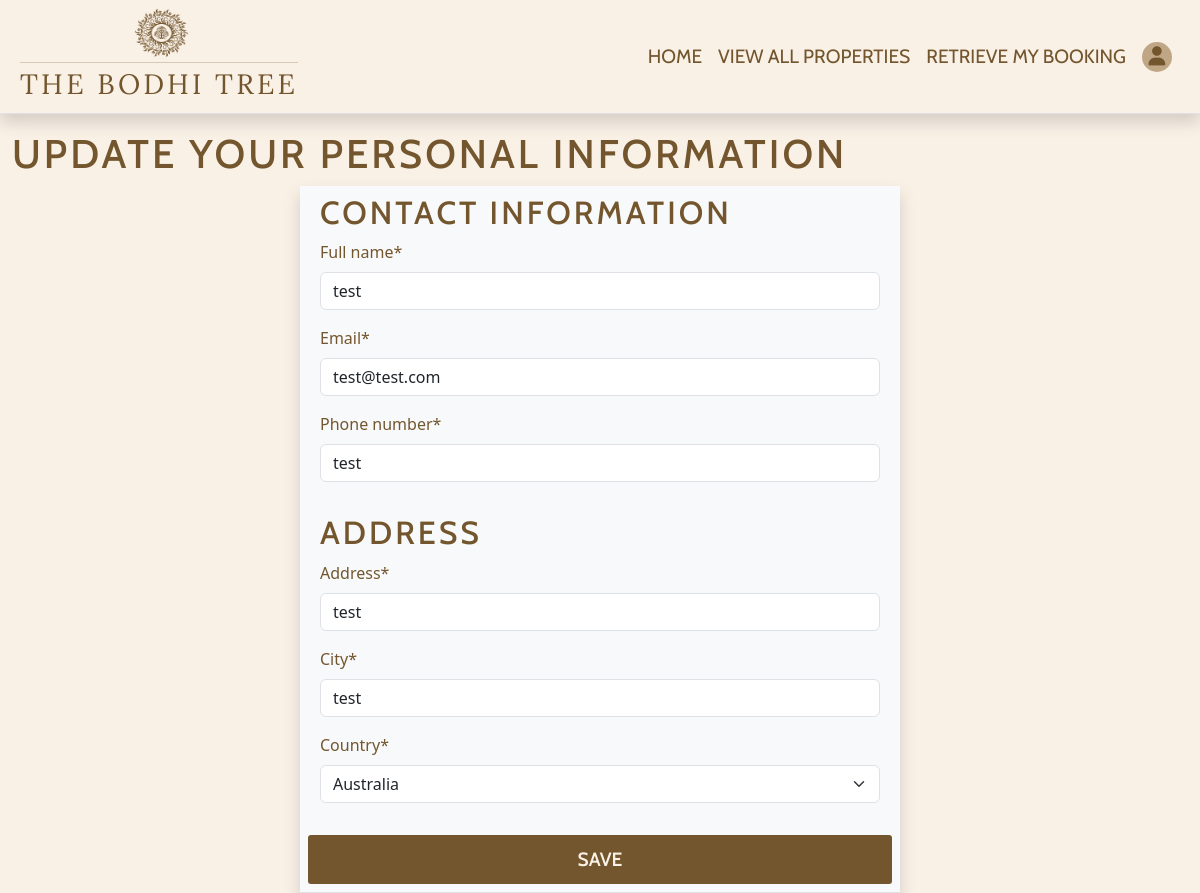
Screenshot of /booking/edit/7B0A044F58114359B11501736D5B97F4 with the database file from the repository.
### booking/models.py (models this page shows, shortened)
class Booking(models.Model):
    booking_number = models.CharField(
        max_length=32, null=False, editable=False
    )
    full_name = models.CharField(max_length=120, null=False, blank=False)
    email = models.EmailField(max_length=254, null=False, blank=False)
    phone_number = models.CharField(max_length=12, null=False, blank=False)
    address = models.CharField(max_length=120, null=False, blank=False)
    city = models.CharField(max_length=120, null=False, blank=False)
    country = CountryField(null=False, blank=False)
    checkin_date = models.DateField(null=False, blank=False)
    checkout_date = models.DateField(null=False, blank=False)
    number_of_guests = models.IntegerField(null=False, blank=False, default=0)
    property = models.ForeignKey(
        Property, null=False, blank=False, on_delete=models.CASCADE
    )
    price_total = models.DecimalField(
        max_digits=6, decimal_places=2, null=False, default=0
    )
    created_at = models.DateField(auto_now_add=True)
    user = models.ForeignKey(
        User, null=True, default=None, on_delete=models.CASCADE
    )

### booking/views.py (the view)
# urls.py: path('edit/<booking_number>', views.edit_booking, name='edit_booking'),
def edit_booking(request, booking_number):
    if request.method == 'POST':
        booking = get_object_or_404(Booking, booking_number=booking_number)
        form = BookingForm(request.POST)
        full_name = request.POST['full_name']
        email = request.POST['email']
        phone_number = request.POST['phone_number']
        address = request.POST['address']
        city = request.POST['city']
        country = request.POST['country']
        if form.is_valid:
            booking.full_name = full_name
            booking.email = email
            booking.phone_number = phone_number
            booking.address = address
            booking.city = city
            booking.country = country
            booking.save()
        return redirect('booking_details', booking_number=booking_number)
    else:
        booking = get_object_or_404(Booking, booking_number=booking_number)
        booking_form = BookingForm(instance=booking)
        template = 'booking/edit_booking.html'
        context = {
            'booking': booking,
            'form': booking_form,
        }
        return render(request, template, context)

### booking/forms.py
class BookingForm(forms.ModelForm):
    class Meta:
        model = Booking
        fields = [
            'full_name',
            'email',
            'phone_number',
            'address',
            'city',
            'country',
            'checkin_date',
            'checkout_date',
            'number_of_guests',
            'property',
        ]
        widgets = {
            'checkin_date': DateInput(),
            'checkout_date': DateInput(),
        }

### property/models.py (called while the page is built)
    def __str__(self):
        return self.name

### booking/templates/booking/edit_booking.html (shortened to what this page needs)
{% extends 'base.html' %}
{% block content %}
    <form action="{% url 'edit_booking' booking.booking_number %}" method="POST">
        <div class="row mt-3 custom-text-dark">
            <h1 class="custom-text-dark">Update your personal information</h1>
            <div class="col-12 col-md-6 m-auto bg-light border-bottom shadow">
                <fieldset class="row p-2">
                    <h2 class="custom-text-dark">Contact Information</h1>
                    {{ form.full_name | as_crispy_field }}
                    {{ form.email | as_crispy_field  }}
                    {{ form.phone_number | as_crispy_field }}
                </fieldset>
                <fieldset class="p-2">
                    <h2 class="custom-text-dark">Address</h2>
                    {{ form.address | as_crispy_field }}
                    {{ form.city | as_crispy_field }}
                    {{ form.country | as_crispy_field }}
                </fieldset>
                <fieldset class="row p-2">
                    <button class="submit-btn" type="submit">Save</button>
                </fieldset>
            </div>
        </div>
    </form>
{% endblock %}

### static/css/base.css (style rules this page uses)
body { background-color: #f9f0e6 !important; color: #73562e; font-family: 'Cabin', sans-serif; }
.custom-text-dark, .nav-item * { color: #73562e !important; }
h1, h2, h3 { text-transform: uppercase; letter-spacing: 3px; font-family: 'Cabin', sans-serif; }
.submit-btn { text-align: center; text-transform: uppercase; text-decoration: none; font-family: 'Cabin', sans-serif; background-color: #73562e; border-radius: 3px; color: #f9f0e6; border: none; font-weight: 600; font-size: 1.2rem; transition: 0.5s ease; padding: 10px 15px; }

### rows the page displays
Booking: full_name "test", email "test@test.com", phone_number "test", address "test", city "test", country "Australia"
